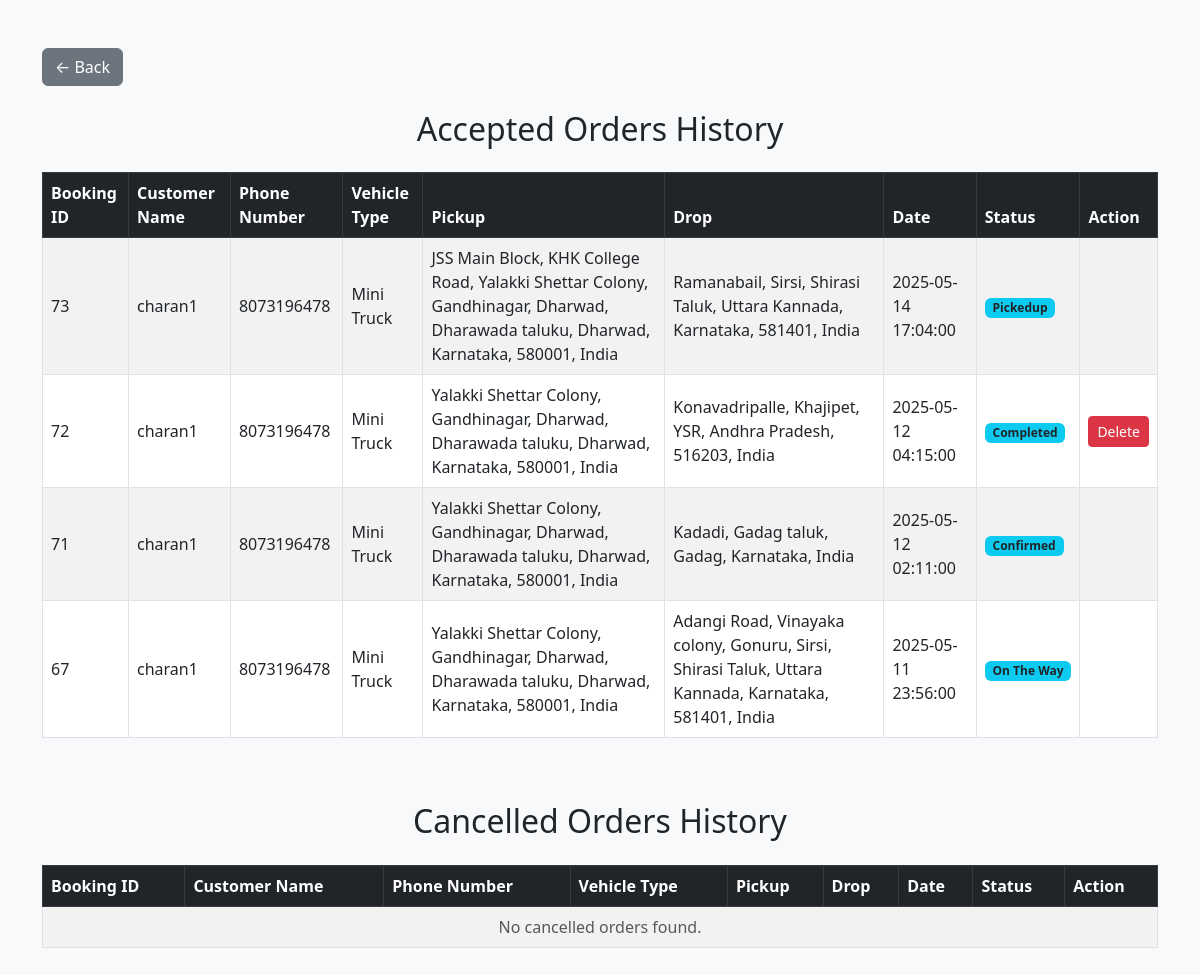
The page /trips_history.php (signed in) on the database its author committed.
### tables this page shows
CREATE TABLE IF NOT EXISTS `bookings` (
  `booking_id` int NOT NULL AUTO_INCREMENT,
  `user_id` int NOT NULL,
  `customer_name` varchar(100) DEFAULT NULL,
  `phone_number` varchar(20) DEFAULT NULL,
  `vehicle_id` int NOT NULL,
  `pickup_location` text NOT NULL,
  `drop_location` text NOT NULL,
  `date` datetime NOT NULL,
  `status` enum('pending','confirmed','on the way','reached','pickedup','delivered','completed','cancelled') DEFAULT 'pending',
  `cancelled_at` datetime DEFAULT NULL,
  `price` decimal(10,2) NOT NULL,
  `created_at` timestamp NULL DEFAULT CURRENT_TIMESTAMP,
  `vehicle_type` varchar(50) NOT NULL,
  PRIMARY KEY (`booking_id`),
  KEY `customer_id` (`user_id`),
  KEY `vehicle_id` (`vehicle_id`)
);

### trips_history.php (the view, shortened to what this page needs)
<?php
include 'db_connect.php';
$driver_id = null;
$stmt = $conn->prepare("SELECT id FROM drivers WHERE user_id = ? LIMIT 1");
$stmt->bind_param("i", $_SESSION['user_id']);
$stmt->execute();
$res = $stmt->get_result();
if ($row = $res->fetch_assoc()) {
    $driver_id = $row['id'];
}
$query = "SELECT b.booking_id, b.customer_name, b.phone_number, b.vehicle_type, b.pickup_location, b.drop_location, b.date, b.status FROM bookings b JOIN vehicles v ON b.vehicle_id = v.vehicle_id WHERE v.driver_id = ? AND b.status IN ('confirmed','on the way','reached','pickedup','delivered','completed') ORDER BY b.date DESC";
$stmt = $conn->prepare($query);
$stmt->bind_param("i", $driver_id);
$stmt->execute();
$result = $stmt->get_result();
$cancelled_query = "SELECT b.booking_id, b.customer_name, b.phone_number, b.vehicle_type, b.pickup_location, b.drop_location, b.date, b.status FROM bookings b JOIN vehicles v ON b.vehicle_id = v.vehicle_id WHERE v.driver_id = ? AND b.status = 'cancelled' ORDER BY b.date DESC";
$stmt2 = $conn->prepare($cancelled_query);
$stmt2->bind_param("i", $driver_id);
$stmt2->execute();
$cancelled_result = $stmt2->get_result();
?>
<!DOCTYPE html>
<html lang="en">
<head>
    <link href="https://cdn.jsdelivr.net/npm/bootstrap@5.3.0/dist/css/bootstrap.min.css" rel="stylesheet">
</head>
<body class="bg-light">
<div class="container py-5">
    <a href="driver_dashboard.php" class="btn btn-secondary mb-4">&larr; Back</a>
    <h2 class="mb-4 text-center">Accepted Orders History</h2>
    <div class="table-responsive mb-5">
        <table class="table table-bordered table-striped align-middle">
            <thead class="table-dark">
                <tr>
                    <th>Booking ID</th>
                    <th>Customer Name</th>
                    <th>Phone Number</th>
                    <th>Vehicle Type</th>
                    <th>Pickup</th>
                    <th>Drop</th>
                    <th>Date</th>
                    <th>Status</th>
                    <th>Action</th>
                </tr>
            </thead>
            <tbody>
            <?php if ($result && $result->num_rows > 0): ?>
                <?php while ($row = $result->fetch_assoc()): ?>
                <tr>
                    <td><?php echo htmlspecialchars($row['booking_id']); ?></td>
                    <td><?php echo htmlspecialchars($row['customer_name']); ?></td>
                    <td><?php echo htmlspecialchars($row['phone_number']); ?></td>
                    <td><?php echo htmlspecialchars($row['vehicle_type']); ?></td>
                    <td><?php echo htmlspecialchars($row['pickup_location']); ?></td>
                    <td><?php echo htmlspecialchars($row['drop_location']); ?></td>
                    <td><?php echo htmlspecialchars($row['date']); ?></td>
                    <td><span class="badge bg-info text-dark"><?php echo htmlspecialchars(ucwords($row['status'])); ?></span></td>
                    <td>
                        <?php if ($row['status'] === 'completed'): ?>
                            <a href="trips_history.php?delete_completed=1&amp;booking_id=<?php echo $row['booking_id']; ?>" class="btn btn-danger btn-sm" onclick="return confirm('Are you sure you want to delete this completed order?');">Delete</a>
                        <?php endif; ?>
                    </td>
                </tr>
                <?php endwhile; ?>
            <?php else: ?>
                <tr><td colspan="9" class="text-center text-muted">No accepted orders found.</td></tr>
            <?php endif; ?>
            </tbody>
        </table>
    </div>
    <h2 class="mb-4 text-center">Cancelled Orders History</h2>
    <div class="table-responsive">
        <table class="table table-bordered table-striped align-middle">
            <thead class="table-dark">
                <tr>
                    <th>Booking ID</th>
                    <th>Customer Name</th>
                    <th>Phone Number</th>
                    <th>Vehicle Type</th>
                    <th>Pickup</th>
                    <th>Drop</th>
                    <th>Date</th>
                    <th>Status</th>
                    <th>Action</th>
                </tr>
            </thead>
            <tbody>
            <?php if ($cancelled_result && $cancelled_result->num_rows > 0): ?>
                <?php while ($row = $cancelled_result->fetch_assoc()): ?>
                <tr>
                    <td><?php echo htmlspecialchars($row['booking_id']); ?></td>
                    <td><?php echo htmlspecialchars($row['customer_name']); ?></td>
                    <td><?php echo htmlspecialchars($row['phone_number']); ?></td>
                    <td><?php echo htmlspecialchars($row['vehicle_type']); ?></td>
                    <td><?php echo htmlspecialchars($row['pickup_location']); ?></td>
                    <td><?php echo htmlspecialchars($row['drop_location']); ?></td>
                    <td><?php echo htmlspecialchars($row['date']); ?></td>
                    <td><span class="badge bg-danger text-white">Cancelled</span></td>
                    <td>
                        <a href="trips_history.php?delete_cancelled=1&amp;booking_id=<?php echo $row['booking_id']; ?>" class="btn btn-danger btn-sm" onclick="return confirm('Are you sure you want to delete this cancelled order?');">Delete</a>
                    </td>
                </tr>
                <?php endwhile; ?>
            <?php else: ?>
                <tr><td colspan="9" class="text-center text-muted">No cancelled orders found.</td></tr>
            <?php endif; ?>
            </tbody>
        </table>
    </div>
</div>
</body>
</html>

### rows shown on the page
bookings: booking_id "73", customer_name "charan1", phone_number "8073196478", vehicle_type "Mini Truck", pickup_location "JSS Main Block, KHK College Road, Yalakki Shettar Colony, Gandhinagar, Dharwad, Dharawada taluku, Dharwad, Karnataka, 580001, India", drop_location "Ramanabail, Sirsi, Shirasi Taluk, Uttara Kannada, Karnataka, 581401, India", date "2025-05-14 17:04:00", status "Pickedup"
bookings: booking_id "72", customer_name "charan1", phone_number "8073196478", vehicle_type "Mini Truck", pickup_location "Yalakki Shettar Colony, Gandhinagar, Dharwad, Dharawada taluku, Dharwad, Karnataka, 580001, India", drop_location "Konavadripalle, Khajipet, YSR, Andhra Pradesh, 516203, India", date "2025-05-12 04:15:00", status "Completed"
bookings: booking_id "71", customer_name "charan1", phone_number "8073196478", vehicle_type "Mini Truck", pickup_location "Yalakki Shettar Colony, Gandhinagar, Dharwad, Dharawada taluku, Dharwad, Karnataka, 580001, India", drop_location "Kadadi, Gadag taluk, Gadag, Karnataka, India", date "2025-05-12 02:11:00", status "Confirmed"
bookings: booking_id "67", customer_name "charan1", phone_number "8073196478", vehicle_type "Mini Truck", pickup_location "Yalakki Shettar Colony, Gandhinagar, Dharwad, Dharawada taluku, Dharwad, Karnataka, 580001, India", drop_location "Adangi Road, Vinayaka colony, Gonuru, Sirsi, Shirasi Taluk, Uttara Kannada, Karnataka, 581401, India", date "2025-05-11 23:56:00", status "On The Way"
